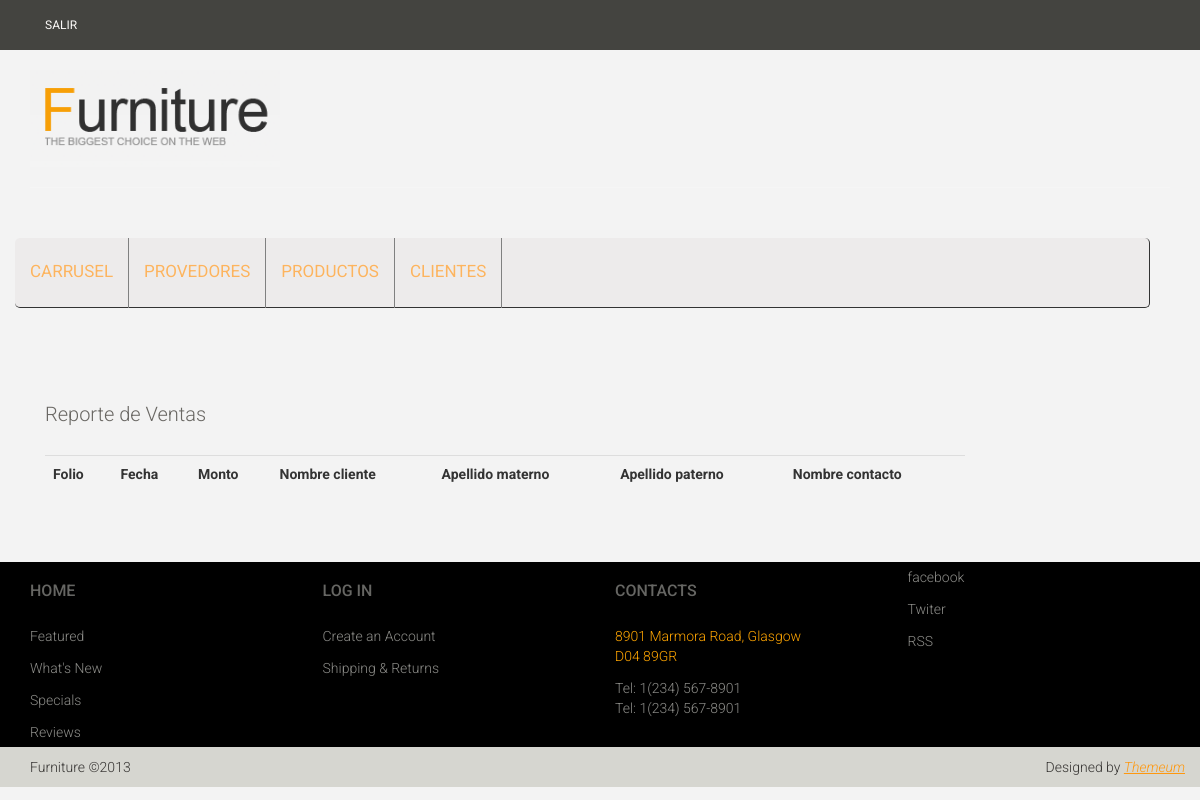
The page /reporte.php on the database as committed earlier.
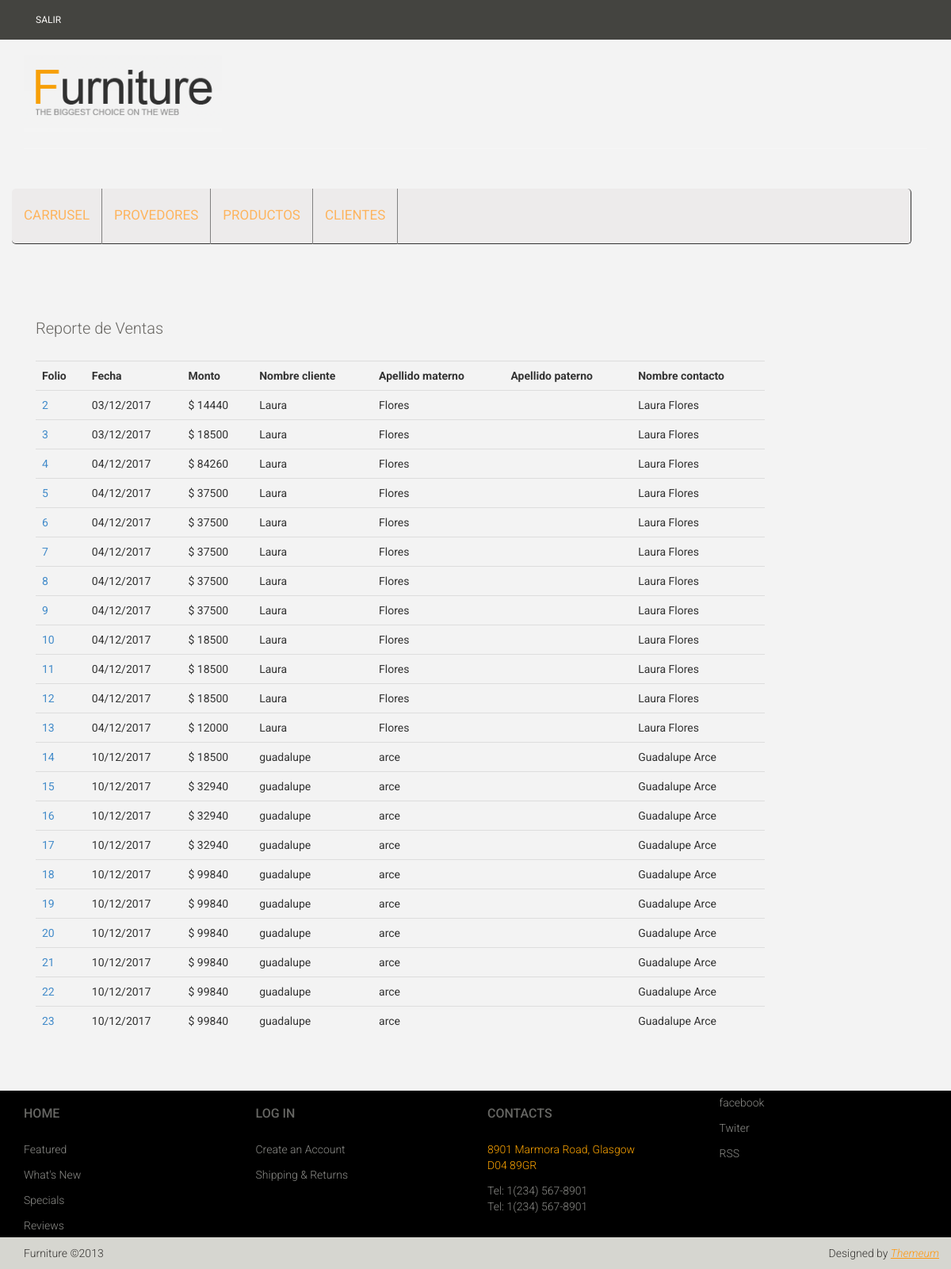
The same page on the database as committed later.
### tables this page shows
CREATE TABLE `pv_venta` (
  `folio` int(11) NOT NULL AUTO_INCREMENT,
  `feha` date DEFAULT NULL,
  `monto` float DEFAULT NULL,
  `id_cliente` int(11) NOT NULL,
  `id_proceso` int(11) NOT NULL,
  PRIMARY KEY (`folio`),
  KEY `fk_PV_VENTA_PV_CLIENTE1_idx` (`id_cliente`),
  KEY `fk_PV_VENTA_PV_PROCESO1_idx` (`id_proceso`),
  CONSTRAINT `fk_PV_VENTA_PV_CLIENTE1` FOREIGN KEY (`id_cliente`) REFERENCES `pv_cliente` (`id_cliente`) ON DELETE NO ACTION ON UPDATE NO ACTION,
  CONSTRAINT `fk_PV_VENTA_PV_PROCESO1` FOREIGN KEY (`id_proceso`) REFERENCES `pv_proceso` (`id_proceso`) ON DELETE NO ACTION ON UPDATE NO ACTION
);

CREATE TABLE `pv_cliente` (
  `id_cliente` int(11) NOT NULL AUTO_INCREMENT,
  `nombre_cliente` varchar(45) DEFAULT NULL,
  `ap_paterno_cliente` varchar(45) DEFAULT NULL,
  `ap_materno_cliente` varchar(45) DEFAULT NULL,
  `codigo_postal` int(11) DEFAULT NULL,
  `calle` varchar(255) DEFAULT NULL,
  `numero_exterior` varchar(50) DEFAULT NULL,
  `numero_interior` varchar(50) DEFAULT NULL,
  `entre_calles` varchar(512) DEFAULT NULL,
  `referencias` varchar(255) DEFAULT NULL,
  `id_estado` int(11) DEFAULT NULL,
  `id_municipio` int(11) DEFAULT NULL,
  `colonia` varchar(255) DEFAULT NULL,
  `nombre_contacto` varchar(255) DEFAULT NULL,
  `telefono` bigint(20) DEFAULT NULL,
  PRIMARY KEY (`id_cliente`),
  KEY `fk_PV_CLIENTE_PV_ESTADO` (`id_estado`),
  KEY `fk_PV_CLIENTE_PV_MUNICIPIO` (`id_municipio`),
  CONSTRAINT `fk_PV_CLIENTE_PV_ESTADO` FOREIGN KEY (`id_estado`) REFERENCES `pv_estado` (`id_estado`) ON DELETE NO ACTION ON UPDATE NO ACTION,
  CONSTRAINT `fk_PV_CLIENTE_PV_MUNICIPIO` FOREIGN KEY (`id_municipio`) REFERENCES `pv_municipio` (`id_municipio`) ON DELETE NO ACTION ON UPDATE NO ACTION
);

### reporte.php (the view, shortened to what this page needs)
<!DOCTYPE html>
<html lang="en">
<head>
    <link href="css/bootstrap.min.css" rel="stylesheet">
    <link href="css/font-awesome.min.css" rel="stylesheet">
    <link href="css/prettyPhoto.css" rel="stylesheet">
    <link href="css/price-range.css" rel="stylesheet">
    <link href="css/animate.css" rel="stylesheet">
    <link href="css/main.css" rel="stylesheet">
    <link href="css/responsive.css" rel="stylesheet">
    <link href="css/furniture.css" rel="stylesheet">
</head>
<body>
  <header id="header">
    <?php include_once('headeradmin.php'); ?>
  </header>
  <section id="form">
    <div class="container">
        <div class="col-md-10">
          <div class="signup-form">
            <h2>Reporte de Ventas</h2>
            <?php
            include_once('conexion.php');
            $sql = "select folio, date_format(feha, '%d/%m/%Y') as feha, monto, c.nombre_cliente, c.ap_paterno_cliente,
            c.ap_materno_cliente, c.nombre_contacto, c.calle, c.numero_exterior, c.numero_interior, c.entre_calles, c.referencias, c.colonia,
            e.estado, m.municipio, c.codigo_postal
            from pv_venta v
            inner join pv_cliente c on v.id_cliente = c.id_cliente
            inner join pv_estado e on c.id_estado = e.id_estado
            inner join pv_municipio m on c.id_municipio = m.id_municipio ";
            $resulta = $conn->query($sql) or die("error: " . mysqli_error($conn));
            echo "<table class='table'>";
            echo "<tr>";
            echo "<th>Folio</th>";
            echo "<th>Fecha</th>";
            echo "<th>Monto</th>";
            echo "<th>Nombre cliente</th>";
            echo "<th>Apellido materno</th>";
            echo "<th>Apellido paterno</th>";
            echo "<th>Nombre contacto</th>";
            echo "</tr>";
            while($row=$resulta->fetch_assoc()){
              echo "<tr>";
              echo "<td><a href='reporteDetalle.php?folio=" . $row['folio'] . "'>". $row['folio'] ."</a></td>";
              echo "<td>". $row['feha'] ."</td>";
              echo "<td>$ ". $row['monto'] ."</td>";
              echo "<td>". $row['nombre_cliente'] ."</td>";
              echo "<td>". $row['ap_paterno_cliente'] ."</td>";
              echo "<td>". $row['ap_materno_cliente'] ."</td>";
              echo "<td>". $row['nombre_contacto'] ."</td>";
              echo "</tr>";
            }
            echo "</table>";
            ?>
          </div>
        </div>
    </div>
  </section>
  <footer id="footer">
    <?php include_once('footer.php'); ?>
  </footer>
</body>
</html>

Rows that differ between the two databases and show on the page:
added pv_venta: folio "2", feha "03/12/2017", monto "14440", id_cliente.nombre_cliente "Laura", id_cliente.ap_paterno_cliente "Flores", id_cliente.nombre_contacto "Laura Flores"
added pv_venta: folio "3", feha "03/12/2017", monto "18500", id_cliente.nombre_cliente "Laura", id_cliente.ap_paterno_cliente "Flores", id_cliente.nombre_contacto "Laura Flores"
added pv_venta: folio "4", feha "04/12/2017", monto "84260", id_cliente.nombre_cliente "Laura", id_cliente.ap_paterno_cliente "Flores", id_cliente.nombre_contacto "Laura Flores"
added pv_venta: folio "5", feha "04/12/2017", monto "37500", id_cliente.nombre_cliente "Laura", id_cliente.ap_paterno_cliente "Flores", id_cliente.nombre_contacto "Laura Flores"
added pv_venta: folio "6", feha "04/12/2017", monto "37500", id_cliente.nombre_cliente "Laura", id_cliente.ap_paterno_cliente "Flores", id_cliente.nombre_contacto "Laura Flores"
added pv_venta: folio "7", feha "04/12/2017", monto "37500", id_cliente.nombre_cliente "Laura", id_cliente.ap_paterno_cliente "Flores", id_cliente.nombre_contacto "Laura Flores"
added pv_venta: folio "8", feha "04/12/2017", monto "37500", id_cliente.nombre_cliente "Laura", id_cliente.ap_paterno_cliente "Flores", id_cliente.nombre_contacto "Laura Flores"
added pv_venta: folio "9", feha "04/12/2017", monto "37500", id_cliente.nombre_cliente "Laura", id_cliente.ap_paterno_cliente "Flores", id_cliente.nombre_contacto "Laura Flores"
added pv_venta: folio "10", feha "04/12/2017", monto "18500", id_cliente.nombre_cliente "Laura", id_cliente.ap_paterno_cliente "Flores", id_cliente.nombre_contacto "Laura Flores"
added pv_venta: folio "11", feha "04/12/2017", monto "18500", id_cliente.nombre_cliente "Laura", id_cliente.ap_paterno_cliente "Flores", id_cliente.nombre_contacto "Laura Flores"
added pv_venta: folio "12", feha "04/12/2017", monto "18500", id_cliente.nombre_cliente "Laura", id_cliente.ap_paterno_cliente "Flores", id_cliente.nombre_contacto "Laura Flores"
added pv_venta: folio "13", feha "04/12/2017", monto "12000", id_cliente.nombre_cliente "Laura", id_cliente.ap_paterno_cliente "Flores", id_cliente.nombre_contacto "Laura Flores"
added pv_venta: folio "14", feha "10/12/2017", monto "18500", id_cliente.nombre_cliente "guadalupe", id_cliente.ap_paterno_cliente "arce", id_cliente.nombre_contacto "Guadalupe Arce"
added pv_venta: folio "15", feha "10/12/2017", monto "32940", id_cliente.nombre_cliente "guadalupe", id_cliente.ap_paterno_cliente "arce", id_cliente.nombre_contacto "Guadalupe Arce"
added pv_venta: folio "16", feha "10/12/2017", monto "32940", id_cliente.nombre_cliente "guadalupe", id_cliente.ap_paterno_cliente "arce", id_cliente.nombre_contacto "Guadalupe Arce"
added pv_venta: folio "17", feha "10/12/2017", monto "32940", id_cliente.nombre_cliente "guadalupe", id_cliente.ap_paterno_cliente "arce", id_cliente.nombre_contacto "Guadalupe Arce"
added pv_venta: folio "18", feha "10/12/2017", monto "99840", id_cliente.nombre_cliente "guadalupe", id_cliente.ap_paterno_cliente "arce", id_cliente.nombre_contacto "Guadalupe Arce"
added pv_venta: folio "19", feha "10/12/2017", monto "99840", id_cliente.nombre_cliente "guadalupe", id_cliente.ap_paterno_cliente "arce", id_cliente.nombre_contacto "Guadalupe Arce"
added pv_venta: folio "20", feha "10/12/2017", monto "99840", id_cliente.nombre_cliente "guadalupe", id_cliente.ap_paterno_cliente "arce", id_cliente.nombre_contacto "Guadalupe Arce"
added pv_venta: folio "21", feha "10/12/2017", monto "99840", id_cliente.nombre_cliente "guadalupe", id_cliente.ap_paterno_cliente "arce", id_cliente.nombre_contacto "Guadalupe Arce"
added pv_venta: folio "22", feha "10/12/2017", monto "99840", id_cliente.nombre_cliente "guadalupe", id_cliente.ap_paterno_cliente "arce", id_cliente.nombre_contacto "Guadalupe Arce"
added pv_venta: folio "23", feha "10/12/2017", monto "99840", id_cliente.nombre_cliente "guadalupe", id_cliente.ap_paterno_cliente "arce", id_cliente.nombre_contacto "Guadalupe Arce"
